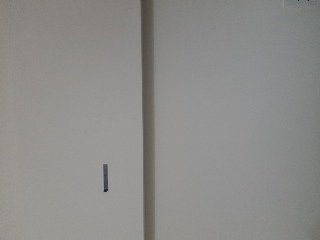
#> input picture test_4.jpg, 320 x 240 px
$ python identify_lines_image.py
#> lines starting #> are read from the running program, lines starting #| are printed output that depends on the picture; after the words box and inside, x2 and y2 are one past the last pixel; in counts of white or black regions, pixels touching at a corner belong together
#!/usr/bin/env python

from __future__ import print_function
from __future__ import division
import cv2 as cv
import numpy as np

src = cv.imread("test_4.jpg")
#> src is the input picture: shape (240, 320, 3); mean B, G, R 137.9, 140.1, 140.8
if src is None:
    print('Could not open or find the image:', args.input)
    exit(0)
gray = cv.cvtColor(src,cv.COLOR_BGR2GRAY)
edges = cv.Canny(gray,50,150,apertureSize = 3)
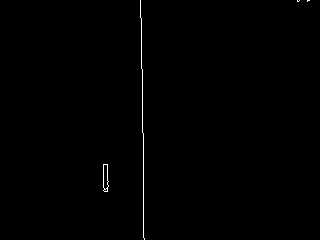
#> edges: shape (240, 320); 0.4% white in thin lines or dots, all inside (x1, y1, x2, y2) = (103, 0, 310, 240)
# stretch = cv.resize(src, (780, 540), interpolation = cv.INTER_NEAREST)

cv.imshow('Source image', edges)
cv.waitKey()

$ run again, with test_3.jpg copied over test_4.jpg
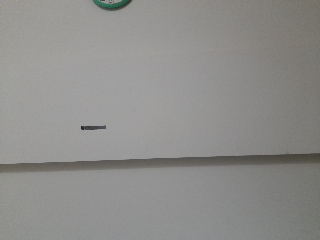
#> input picture test_3.jpg, 320 x 240 px
#> src is the input picture: shape (240, 320, 3); mean B, G, R 139.5, 141.8, 142.3
#> `edges = cv.Canny(gray,50,150,apertureSize = 3)`:
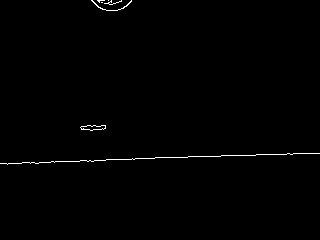
#> edges: shape (240, 320); 0.61% white in thin lines or dots, all inside (x1, y1, x2, y2) = (0, 0, 320, 165)
